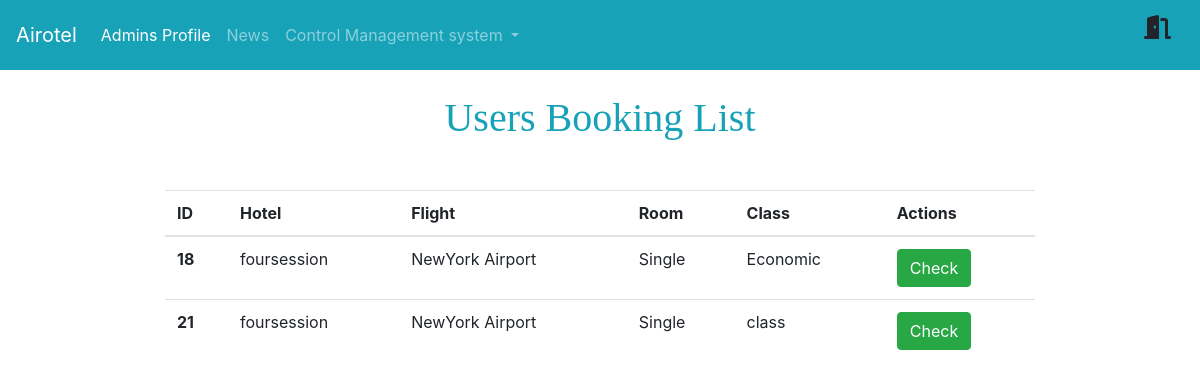
Screenshot of /semi/admin/ticket.php (signed in) with the database file from the repository.
### tables this page shows
CREATE TABLE `ticket` (
  `id` int(11) NOT NULL,
  `userid` int(11) NOT NULL,
  `hotelid` int(11) NOT NULL,
  `airid` int(11) NOT NULL,
  `room` varchar(55) NOT NULL,
  `class` varchar(55) NOT NULL
);

CREATE TABLE `hotel` (
  `id` int(11) NOT NULL,
  `name` varchar(255) NOT NULL,
  `image` mediumtext NOT NULL,
  `countid` int(11) NOT NULL
);

CREATE TABLE `airport` (
  `id` int(11) NOT NULL,
  `name` varchar(255) NOT NULL
);

### semi/admin/ticket.php (the view, shortened to what this page needs)
<?php
include '../sharedd/adminshared.php';
include '../shared/configuration.php';
if (isset($_SESSION['admin'])){
$select = "SELECT * FROM `ticket`";
$s = mysqli_query($conn , $select);
?>
<br>
<h1 class="text-center text-info" style="font-family: 'Times New Roman', Times, serif;" > Users Booking List</h1>
<br>
<div class="container col-9 mt-3">
<table class="table">
  <thead class="thead-dark">
  <thead>
        <tr>
          <th scope="col">ID</th>
          <th scope="col">Hotel</th>
          <th scope="col">Flight</th>
          <th scope="col">Room</th>
          <th scope="col">Class</th>
          <th scope="col">Actions</th>
       </tr>
  </thead>
          <tr>
          <?php foreach($s as $data){ ?>
          <?php
 $JoinAirport = "SELECT airport.name as AirportName FROM airport JOIN ticket ON airport.id = ticket.airid";
$JoinHotel = "SELECT hotel.name as HotelName FROM hotel JOIN ticket ON hotel.id = ticket.hotelid";
$ExecuteJoin1 = mysqli_query($conn,$JoinAirport);
$ExecuteJoin2 = mysqli_query($conn,$JoinHotel);
$FetchJoin1 = mysqli_fetch_assoc($ExecuteJoin1);
$FetchJoin2 = mysqli_fetch_assoc($ExecuteJoin2);
$AirportName = $FetchJoin1['AirportName'];
$HotelName = $FetchJoin2['HotelName'];
 ?>
            <th scope="row"> <?php echo $data['id']; ?> </th>
            <td> <?php echo $HotelName ; ?> </td>
            <td> <?php echo $AirportName ; ?> </td>
            <td> <?php echo $data['room']; ?> </td>
            <td> <?php echo $data['class']; ?> </td>
            <td> <button class="btn btn-success"> Check </button> </td>
          </tr>
          <?php } ?>
      </table>
      <?php } else{
  echo "not admin";
}
?>

### rows the page displays
ticket: id "18", hotelid.name "foursession", airid.name "NewYork Airport", room "Single", class "Economic"
ticket: id "21", hotel.name "foursession", airport.name "NewYork Airport", room "Single", class "class"
